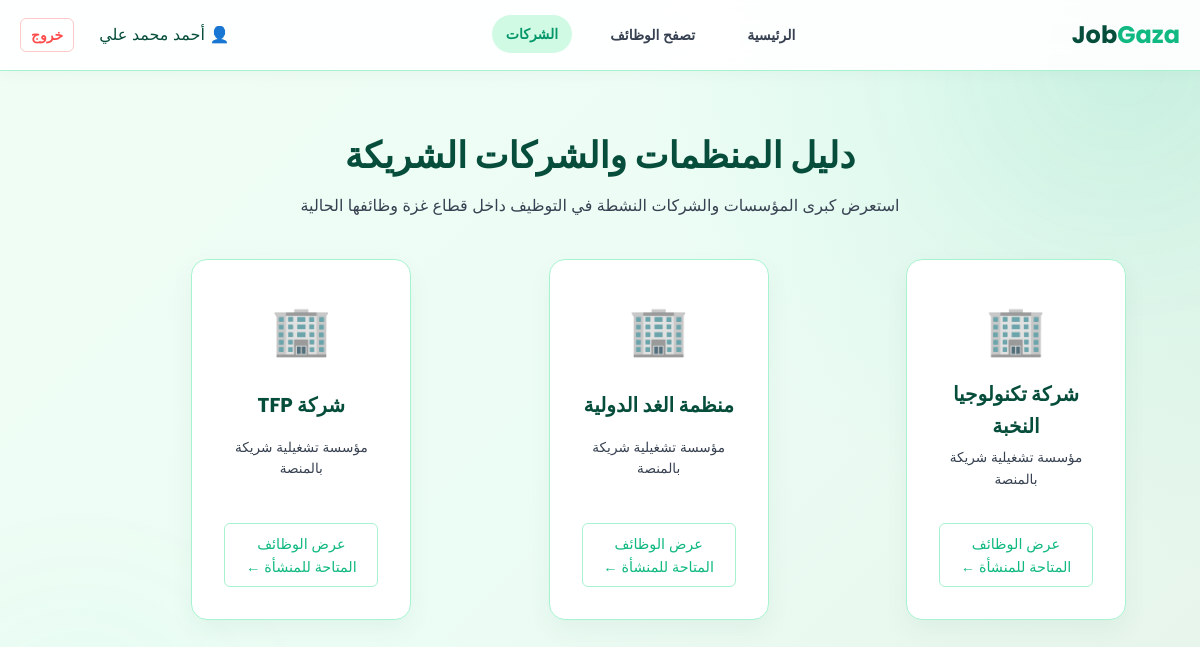
/companies (signed in), run on the app's committed database.
### tables this page shows
CREATE TABLE users (
        id INTEGER PRIMARY KEY AUTOINCREMENT,
        name TEXT NOT NULL,
        email TEXT UNIQUE NOT NULL,
        password TEXT NOT NULL,
        role TEXT NOT NULL -- 'seeker', 'employer', 'admin'
    );

### app.py (the view)
@app.route('/companies')
def companies():
    conn = get_db_connection()
    companies_list = conn.execute("SELECT id, name FROM users WHERE role = 'employer'").fetchall()
    conn.close()
    return render_template('companies.html', companies=companies_list)

### app.py (called while the page is built)
def get_db_connection():
    conn = sqlite3.connect('database.db')
    conn.row_factory = sqlite3.Row
    conn.execute("PRAGMA foreign_keys = ON")
    return conn

### templates/companies.html (shortened to what this page needs)
<!DOCTYPE html>
<html lang="ar" dir="rtl">
<head>
    <link rel="stylesheet" href="{{ url_for('static', filename='style.css') }}?v=2">
</head>
<body>
    <header class="navbar">
        <div class="nav-container" style="display: flex; justify-content: space-between; align-items: center; width: 100%; max-width: 1200px; margin: 0 auto; padding: 0 20px;">
            <div class="logo">Job<span>Gaza</span></div>
            <nav class="nav-links">
                <a href="{{ url_for('index') }}" class="nav-link">الرئيسية</a>
                <a href="{{ url_for('jobs') }}" class="nav-link">تصفح الوظائف</a>
                <a href="{{ url_for('companies') }}" class="nav-link active">الشركات</a>
            </nav>
            <div class="nav-actions">
                {% if session.get('user_id') %}
                    <span style="color: var(--color-text-primary); margin-left: 10px;">👤 {{ session['user_name'] }}</span>
                    <a href="{{ url_for('logout') }}" class="btn-ghost" style="color: #ff4d4d; text-decoration: none; font-weight: bold; padding: 5px 10px; border: 1px solid rgba(255,77,77,0.3); border-radius: 6px;">خروج</a>
                {% else %}
                    <a href="{{ url_for('login') }}" class="btn-ghost">تسجيل دخول</a>
                    <a href="{{ url_for('register') }}" class="btn-pill">أنشئ حساب</a>
                {% endif %}
            </div>
        </div>
    </header>
    <main class="page-main">
        <div class="container">
            <h1 class="page-title">دليل المنظمات والشركات الشريكة</h1>
            <p class="page-subtitle">استعرض كبرى المؤسسات والشركات النشطة في التوظيف داخل قطاع غزة وظائفها الحالية</p>
            <div class="companies-grid" style="display: grid; grid-template-columns: repeat(auto-fill, minmax(280px, 1fr)); gap: 20px; width: 100%; margin-top: 30px;">
                {% if companies %}
                    {% for company in companies %}
                        <div class="company-card card" style="text-align: center; display: flex; flex-direction: column; justify-content: space-between; align-items: center;">
                            <div style="font-size: 3rem; margin-bottom: 10px;">🏢</div>
                            <h3 style="color: var(--color-text-primary); margin-bottom: 5px; font-size: 1.25rem;">{{ company['name'] }}</h3>
                            <p style="color: var(--color-text-secondary); font-size: 0.85rem; margin-bottom: 20px;">مؤسسة تشغيلية شريكة بالمنصة</p>
                            <a href="{{ url_for('jobs', company_id=company['id']) }}" class="company-link" style="color: var(--color-active); font-weight: 500; text-decoration: none; font-size: 0.9rem; padding: 8px 16px; border: 1px solid var(--color-border); border-radius: 6px; width: 100%; display: block; background: rgba(255,255,255,0.02);">عرض الوظائف المتاحة للمنشأة ←</a>
                        </div>
                    {% endfor %}
                {% else %}
                    <div style="grid-column: 1 / -1; text-align: center; padding: 40px; color: #888;">
                        <p>لا توجد شركات مسجلة حالياً في النظام.</p>
                    </div>
                {% endif %}
            </div>
        </div>
    </main>
</body>
</html>

### static/style.css (style rules this page uses)
:root { --color-bg: #f0fdf4; --color-bg-card: #ffffff; --color-primary: #10b981; --color-primary-dark: #059669; --color-secondary: #047857; --color-active: #10b981; --color-text-primary: #064e3b; --color-text-secondary: #374151; --color-border: #a7f3d0; --color-surface: rgba(255, 255, 255, 0.95); --base-spacing: 8px; --shadow-soft: 0 10px 25px rgba(6, 78, 59, 0.05); }
* { box-sizing: border-box; margin: 0; padding: 0; }
body { background: radial-gradient(circle at top right, rgba(16, 185, 129, 0.12), transparent 40%), linear-gradient(135deg, #f0fdf4 0%, #ecfdf5 50%, #e6f4ea 100%); color: var(--color-text-primary); font-family: 'Inter', sans-serif; min-height: 100.0vh; overflow-x: hidden; line-height: 1.6; scroll-behavior: smooth; position: relative; }
body::before, body::after { content: ''; position: fixed; inset: auto; border-radius: 50%; filter: blur(90px); pointer-events: none; opacity: 0.25; z-index: -1; }
body::before { width: 280px; height: 280px; background: rgba(16, 185, 129, 0.25); top: -80px; right: -60px; }
body::after { width: 240px; height: 240px; background: rgba(52, 211, 153, 0.2); bottom: -60px; left: -40px; }
* { transition: background-color 0.2s ease, border-color 0.2s ease, color 0.2s ease, box-shadow 0.2s ease; }
a { color: inherit; }
.navbar { border-bottom: 1.0px solid var(--color-border); padding: calc(var(--base-spacing) * 2) 0; position: sticky; top: 0; background-color: rgba(255, 255, 255, 0.92); backdrop-filter: blur(12.0px); box-shadow: 0 2px 15px rgba(6, 78, 59, 0.04); z-index: 100; }
.nav-container { max-width: 1200px; margin: 0 auto; display: flex; justify-content: space-between; align-items: center; padding: 0 calc(var(--base-spacing) * 3); }
.navbar .nav-container { display: flex; justify-content: space-between; align-items: center; width: 100%; padding: 0 20px; }
.navbar .nav-actions { display: flex; align-items: center; gap: 15px; min-width: max-content; white-space: nowrap; }
.logo { font-family: 'Poppins', sans-serif; font-size: 24px; font-weight: 700; color: var(--color-text-primary); }
.logo span { color: var(--color-primary); }
.nav-links { display: flex; gap: calc(var(--base-spacing) * 3); }
.nav-actions { display: flex; gap: calc(var(--base-spacing) * 1.5); align-items: center; }
.nav-link { color: var(--color-text-secondary); text-decoration: none; font-size: 14px; font-weight: 600; padding: 8px 14px; border-radius: 999px; transition: background-color 0.2s ease, color 0.2s ease, transform 0.2s ease; }
.nav-link:hover, .nav-link.active { color: var(--color-primary-dark); background: #d1fae5; transform: translateY(-1px); }
.btn-ghost { background: transparent; color: var(--color-text-primary); border: 1px solid var(--color-border); padding: 8px 16px; border-radius: 999px; font-size: 14px; font-weight: 600; cursor: pointer; transition: background 0.2s ease, border-color 0.2s ease, transform 0.2s ease; }
.card { background-color: var(--color-bg-card); border-radius: 16px; padding: calc(var(--base-spacing) * 3) calc(var(--base-spacing) * 5); min-width: 180px; flex: 1; max-width: 220px; text-align: center; border: 1px solid var(--color-border); box-shadow: var(--shadow-soft); transition: transform 0.3s ease, border-color 0.3s ease, box-shadow 0.3s ease; }
.card h3 { font-family: 'Poppins', sans-serif; font-size: 24px; font-weight: 700; color: var(--color-text-primary); margin-bottom: 4px; }
.card p { font-size: 14px; color: var(--color-text-secondary); }
.page-main { padding: 56px 0 80px; text-align: center; }
.container { max-width: 1100px; margin: 0 auto; padding: 0 calc(var(--base-spacing) * 3); }
.page-title { font-family: 'Poppins', sans-serif; font-size: clamp(1.8rem, 3vw, 2.5rem); font-weight: 700; color: var(--color-text-primary); margin-bottom: 8px; }
.page-subtitle { color: var(--color-text-secondary); font-size: 16px; max-width: 700px; margin: 0 auto calc(var(--base-spacing) * 5); }
.companies-grid { display: grid; grid-template-columns: repeat(auto-fill, minmax(280px, 1fr)); gap: calc(var(--base-spacing) * 3); }
.company-card { background: #ffffff; border: 1px solid var(--color-border); border-radius: 16px; padding: calc(var(--base-spacing) * 4) !important; text-align: center; box-shadow: var(--shadow-soft); }
.company-link { color: var(--color-primary-dark); text-decoration: none; font-size: 14px; font-weight: 600; margin-top: 12px; display: inline-block; }

### data on the page
users: name "شركة تكنولوجيا النخبة"
users: name "منظمة الغد الدولية"
users: name "شركة TFP"

### other printed values
{{ session['user_name'] }} "أحمد محمد علي"
